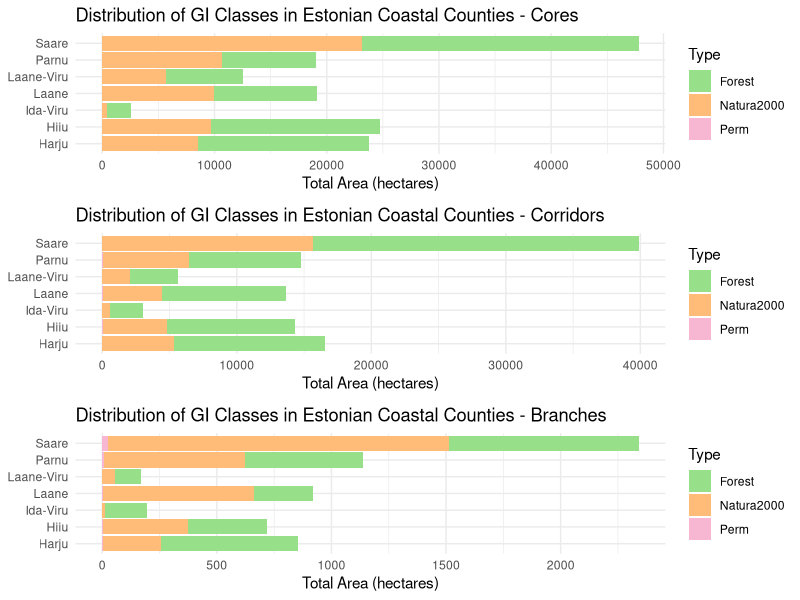
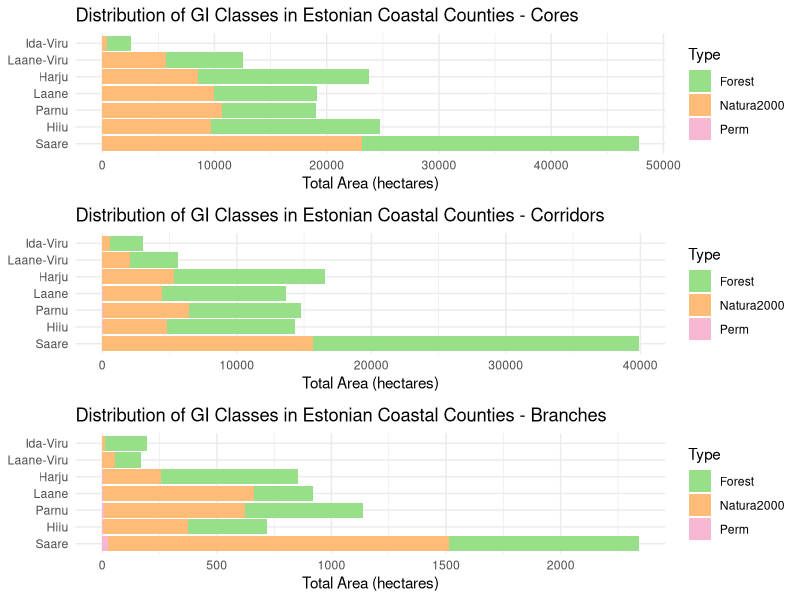
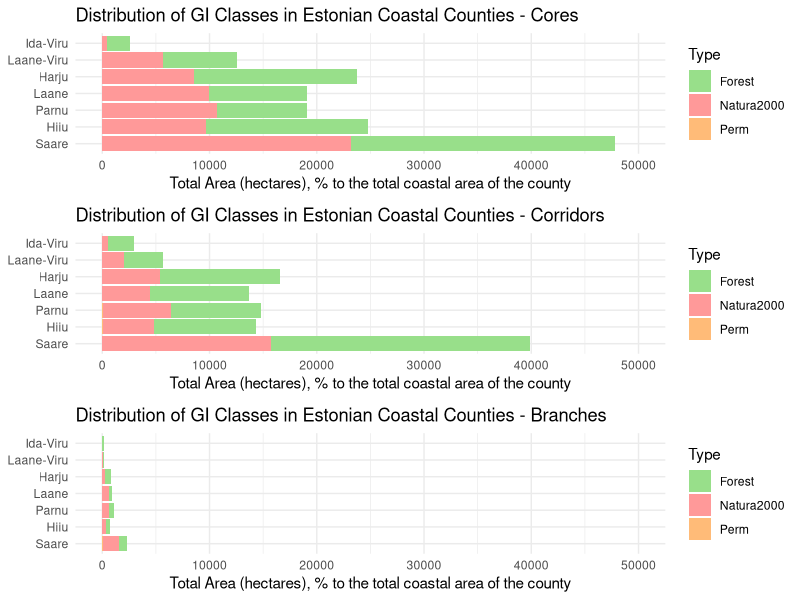
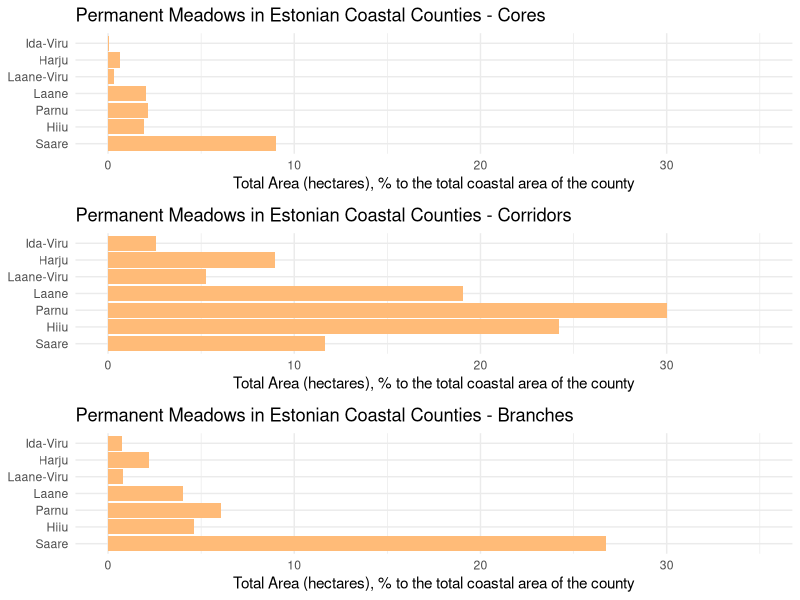

The R source for these figures, in order:
# Load necessary libraries
library(ggplot2)
library(dplyr)
library(tidyr)
library(gridExtra)

# Create the data frame based on the provided data
data <- data.frame(
  County = c("Harju", "Hiiu", "Ida-Viru", "Laane", "Laane-Viru", "Parnu", "Saare"),
  Forest_Cores_Ha = c(15190.64, 15044.83, 2180.53, 9140.32, 6888.69, 8392.93, 24606.31),
  Natura2000_Cores_Ha = c(8534.58, 9709.22, 417.08, 9991.53, 5640.56, 10689.0, 23164.81),
  Perm_Cores_Ha = c(0.66, 1.95, 0.05, 2.03, 0.32, 2.16, 9.0),
  Forest_Corridors_Ha = c(11234.11, 9513.88, 2457.32, 9228.92, 3567.59, 8344.86, 24174.41),
  Natura2000_Corridors_Ha = c(5328.15, 4765.32, 540.2, 4438.43, 2048.45, 6410.36, 15676.93),
  Perm_Corridors_Ha = c(8.97, 24.21, 2.59, 19.06, 5.26, 30.01, 11.67),
  Forest_Branches_Ha = c(597.45, 344.5, 182.2, 256.27, 112.03, 516.14, 826.13),
  Natura2000_Branches_Ha = c(252.92, 369.87, 11.34, 658.57, 54.55, 617.11, 1487.05),
  Perm_Branches_Ha = c(2.19, 4.6, 0.75, 4.0, 0.8, 6.07, 26.72)
)

# Convert the data to a long format for easier plotting
data_long <- data %>%
  gather(key = "Category", value = "Area_Ha", -County) %>%
  separate(Category, into = c("Type", "Class"), sep = "_") %>%
  unite("GI_Class", Type, Class, sep = "_", remove = FALSE)

# Define color palette for the different GI classes
colors <- c("Forest" = "#98df8a", "Natura2000" = "#ffbb78", "Perm" = "#f7b6d2")

# Plot for Cores
p1 <- ggplot(data_long %>% filter(Class == "Cores"), aes(x = County, y = Area_Ha, fill = Type)) +
  geom_bar(stat = "identity", position = "stack") +
  scale_fill_manual(values = colors) +
  labs(title = "Distribution of GI Classes in Estonian Coastal Counties - Cores",
       x = NULL, y = "Total Area (hectares)") +
  theme_minimal() +
  coord_flip()

# Plot for Corridors
p2 <- ggplot(data_long %>% filter(Class == "Corridors"), aes(x = County, y = Area_Ha, fill = Type)) +
  geom_bar(stat = "identity", position = "stack") +
  scale_fill_manual(values = colors) +
  labs(title = "Distribution of GI Classes in Estonian Coastal Counties - Corridors",
       x = NULL, y = "Total Area (hectares)") +
  theme_minimal() +
  coord_flip()

# Plot for Branches
p3 <- ggplot(data_long %>% filter(Class == "Branches"), aes(x = County, y = Area_Ha, fill = Type)) +
  geom_bar(stat = "identity", position = "stack") +
  scale_fill_manual(values = colors) +
  labs(title = "Distribution of GI Classes in Estonian Coastal Counties - Branches",
       x = NULL, y = "Total Area (hectares)") +
  theme_minimal() +
  coord_flip()

# Arrange the plots together
grid.arrange(p1, p2, p3, ncol = 1)



# Load necessary libraries
library(ggplot2)
library(dplyr)
library(tidyr)
library(gridExtra)

# Create the data frame based on the provided data
data <- data.frame(
  County = c("Harju", "Hiiu", "Ida-Viru", "Laane", "Laane-Viru", "Parnu", "Saare"),
  Forest_Cores_Ha = c(15190.64, 15044.83, 2180.53, 9140.32, 6888.69, 8392.93, 24606.31),
  Natura2000_Cores_Ha = c(8534.58, 9709.22, 417.08, 9991.53, 5640.56, 10689.0, 23164.81),
  Perm_Cores_Ha = c(0.66, 1.95, 0.05, 2.03, 0.32, 2.16, 9.0),
  Forest_Corridors_Ha = c(11234.11, 9513.88, 2457.32, 9228.92, 3567.59, 8344.86, 24174.41),
  Natura2000_Corridors_Ha = c(5328.15, 4765.32, 540.2, 4438.43, 2048.45, 6410.36, 15676.93),
  Perm_Corridors_Ha = c(8.97, 24.21, 2.59, 19.06, 5.26, 30.01, 11.67),
  Forest_Branches_Ha = c(597.45, 344.5, 182.2, 256.27, 112.03, 516.14, 826.13),
  Natura2000_Branches_Ha = c(252.92, 369.87, 11.34, 658.57, 54.55, 617.11, 1487.05),
  Perm_Branches_Ha = c(2.19, 4.6, 0.75, 4.0, 0.8, 6.07, 26.72)
)

# Define the reversed specific order for the counties (from Ida-Viru to Saare)
county_order <- c("Ida-Viru", "Laane-Viru", "Harju", "Laane", "Parnu", "Hiiu", "Saare")

# Convert County column to a factor with the specified levels in reverse order
data$County <- factor(data$County, levels = rev(county_order))

# Convert the data to a long format for easier plotting
data_long <- data %>%
  gather(key = "Category", value = "Area_Ha", -County) %>%
  separate(Category, into = c("Type", "Class"), sep = "_") %>%
  unite("GI_Class", Type, Class, sep = "_", remove = FALSE)

# Define color palette for the different GI classes
colors <- c("Forest" = "#98df8a", "Natura2000" = "#ffbb78", "Perm" = "#f7b6d2")

# Plot for Cores
p1 <- ggplot(data_long %>% filter(Class == "Cores"), aes(x = County, y = Area_Ha, fill = Type)) +
  geom_bar(stat = "identity", position = "stack") +
  scale_fill_manual(values = colors) +
  labs(title = "Distribution of GI Classes in Estonian Coastal Counties - Cores",
       x = NULL, y = "Total Area (hectares)") +
  theme_minimal() +
  coord_flip()

# Plot for Corridors
p2 <- ggplot(data_long %>% filter(Class == "Corridors"), aes(x = County, y = Area_Ha, fill = Type)) +
  geom_bar(stat = "identity", position = "stack") +
  scale_fill_manual(values = colors) +
  labs(title = "Distribution of GI Classes in Estonian Coastal Counties - Corridors",
       x = NULL, y = "Total Area (hectares)") +
  theme_minimal() +
  coord_flip()

# Plot for Branches
p3 <- ggplot(data_long %>% filter(Class == "Branches"), aes(x = County, y = Area_Ha, fill = Type)) +
  geom_bar(stat = "identity", position = "stack") +
  scale_fill_manual(values = colors) +
  labs(title = "Distribution of GI Classes in Estonian Coastal Counties - Branches",
       x = NULL, y = "Total Area (hectares)") +
  theme_minimal() +
  coord_flip()

# Arrange the plots together
grid.arrange(p1, p2, p3, ncol = 1)






# Load necessary libraries
library(ggplot2)
library(dplyr)
library(tidyr)
library(gridExtra)

# Create the data frame based on the provided data
data <- data.frame(
  County = c("Harju", "Hiiu", "Ida-Viru", "Laane", "Laane-Viru", "Parnu", "Saare"),
  Forest_Cores_Ha = c(15190.64, 15044.83, 2180.53, 9140.32, 6888.69, 8392.93, 24606.31),
  Natura2000_Cores_Ha = c(8534.58, 9709.22, 417.08, 9991.53, 5640.56, 10689.0, 23164.81),
  Perm_Cores_Ha = c(0.66, 1.95, 0.05, 2.03, 0.32, 2.16, 9.0),
  Forest_Corridors_Ha = c(11234.11, 9513.88, 2457.32, 9228.92, 3567.59, 8344.86, 24174.41),
  Natura2000_Corridors_Ha = c(5328.15, 4765.32, 540.2, 4438.43, 2048.45, 6410.36, 15676.93),
  Perm_Corridors_Ha = c(8.97, 24.21, 2.59, 19.06, 5.26, 30.01, 11.67),
  Forest_Branches_Ha = c(597.45, 344.5, 182.2, 256.27, 112.03, 516.14, 826.13),
  Natura2000_Branches_Ha = c(252.92, 369.87, 11.34, 658.57, 54.55, 617.11, 1487.05),
  Perm_Branches_Ha = c(2.19, 4.6, 0.75, 4.0, 0.8, 6.07, 26.72)
)

# Define the reversed specific order for the counties (from Ida-Viru to Saare)
county_order <- c("Ida-Viru", "Laane-Viru", "Harju", "Laane", "Parnu", "Hiiu", "Saare")

# Convert County column to a factor with the specified levels in reverse order
data$County <- factor(data$County, levels = rev(county_order))

# Convert the data to a long format for easier plotting
data_long <- data %>%
  gather(key = "Category", value = "Area_Ha", -County) %>%
  separate(Category, into = c("Type", "Class"), sep = "_") %>%
  unite("GI_Class", Type, Class, sep = "_", remove = FALSE)

# Define color palette for the different GI classes
colors <- c("Forest" = "#98df8a", "Natura2000" = "#ff9999", "Perm" = "#ffbb78")

# Define a common y-axis limit (assuming maximum value is around 50000 hectares)
y_axis_limit <- c(0, 50000)

# Plot for Cores
p1 <- ggplot(data_long %>% filter(Class == "Cores"), aes(x = County, y = Area_Ha, fill = Type)) +
  geom_bar(stat = "identity", position = "stack") +
  scale_fill_manual(values = colors) +
  labs(title = "Distribution of GI Classes in Estonian Coastal Counties - Cores",
       x = NULL, y = "Total Area (hectares), % to the total coastal area of the county") +
  theme_minimal() +
  coord_flip() +
  ylim(y_axis_limit)

# Plot for Corridors
p2 <- ggplot(data_long %>% filter(Class == "Corridors"), aes(x = County, y = Area_Ha, fill = Type)) +
  geom_bar(stat = "identity", position = "stack") +
  scale_fill_manual(values = colors) +
  labs(title = "Distribution of GI Classes in Estonian Coastal Counties - Corridors",
       x = NULL, y = "Total Area (hectares), % to the total coastal area of the county") +
  theme_minimal() +
  coord_flip() +
  ylim(y_axis_limit)

# Plot for Branches
p3 <- ggplot(data_long %>% filter(Class == "Branches"), aes(x = County, y = Area_Ha, fill = Type)) +
  geom_bar(stat = "identity", position = "stack") +
  scale_fill_manual(values = colors) +
  labs(title = "Distribution of GI Classes in Estonian Coastal Counties - Branches",
       x = NULL, y = "Total Area (hectares), % to the total coastal area of the county") +
  theme_minimal() +
  coord_flip() +
  ylim(y_axis_limit)

# Arrange the plots together
grid.arrange(p1, p2, p3, ncol = 1)





# Load necessary libraries
library(ggplot2)
library(dplyr)
library(tidyr)
library(gridExtra)

# Create the data frame based on the provided data
data_permanent_meadows <- data.frame(
  County = c("Harju", "Hiiu", "Ida-Viru", "Laane", "Laane-Viru", "Parnu", "Saare"),
  Perm_Cores_Ha = c(0.66, 1.95, 0.05, 2.03, 0.32, 2.16, 9.0),
  Perm_Corridors_Ha = c(8.97, 24.21, 2.59, 19.06, 5.26, 30.01, 11.67),
  Perm_Branches_Ha = c(2.19, 4.6, 0.75, 4.0, 0.8, 6.07, 26.72)
)

# Define the specific order for the counties in reverse (from Saare to Ida-Viru)
county_order <- c("Saare", "Hiiu", "Parnu", "Laane", "Laane-Viru", "Harju", "Ida-Viru")

# Convert County column to a factor with the reversed order
data_permanent_meadows$County <- factor(data_permanent_meadows$County, levels = county_order)

# Convert the data to a long format for easier plotting
data_long_perm_meadows <- data_permanent_meadows %>%
  gather(key = "Class", value = "Area_Ha", -County)

# Define color for Permanent Meadows (light red)
perm_meadows_color <- "#ffbb78"  # Light red color for consistency

# Define a common x-axis limit (assuming maximum value is around 35 hectares)
x_axis_limit <- c(0, 35)

# Plot for Cores
p1_perm <- ggplot(data_long_perm_meadows %>% filter(Class == "Perm_Cores_Ha"), aes(x = Area_Ha, y = County, fill = Class)) +
  geom_bar(stat = "identity", position = "stack", fill = perm_meadows_color) +
  labs(title = "Permanent Meadows in Estonian Coastal Counties - Cores",
       x = "Total Area (hectares), % to the total coastal area of the county", y = NULL) +
  theme_minimal() +
  xlim(x_axis_limit)

# Plot for Corridors
p2_perm <- ggplot(data_long_perm_meadows %>% filter(Class == "Perm_Corridors_Ha"), aes(x = Area_Ha, y = County, fill = Class)) +
  geom_bar(stat = "identity", position = "stack", fill = perm_meadows_color) +
  labs(title = "Permanent Meadows in Estonian Coastal Counties - Corridors",
       x = "Total Area (hectares), % to the total coastal area of the county", y = NULL) +
  theme_minimal() +
  xlim(x_axis_limit)

# Plot for Branches
p3_perm <- ggplot(data_long_perm_meadows %>% filter(Class == "Perm_Branches_Ha"), aes(x = Area_Ha, y = County, fill = Class)) +
  geom_bar(stat = "identity", position = "stack", fill = perm_meadows_color) +
  labs(title = "Permanent Meadows in Estonian Coastal Counties - Branches",
       x = "Total Area (hectares), % to the total coastal area of the county", y = NULL) +
  theme_minimal() +
  xlim(x_axis_limit)

# Arrange the plots together
grid.arrange(p1_perm, p2_perm, p3_perm, ncol = 1)
